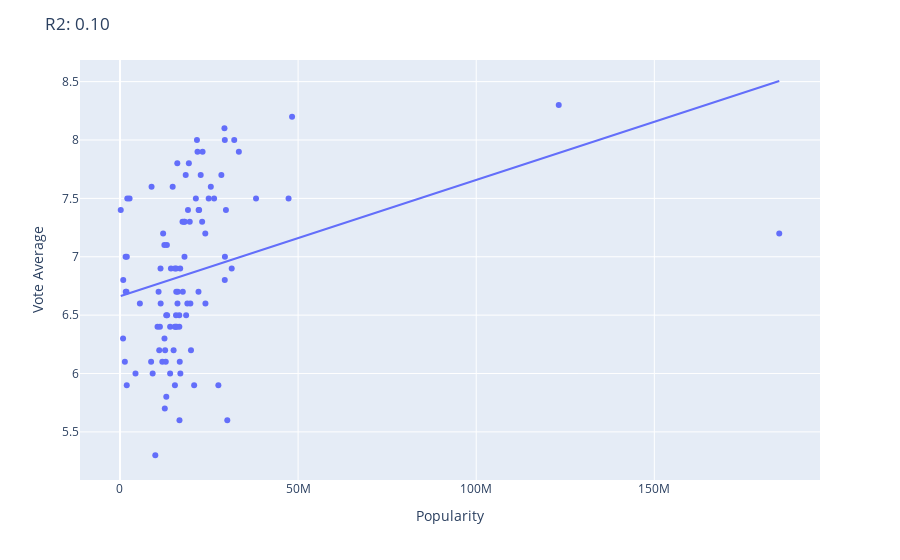

The code cell stored with this chart in its notebook:
### Markdown cell above
Correlación Popularity y Vote Average, no parece que exista o es muy débil. (R2 = 0.10)

### Code cell
fig = px.scatter(top100, x="Popularity", y="Vote Average", trendline="ols",hover_data=["Title"])
r2 = px.get_trendline_results(fig).px_fit_results.iloc[0].rsquared
fig.update_layout(
    title_text=f'R2: ' + "{:.2f}".format(r2), 
)
fig.show()

### Figure 1 — Plotly figure (JSON) as saved in the notebook; plotly's stock layout.template omitted (floating-point values rounded to 4 significant figures)
{"data": [{"customdata": [["Avatar"], ["Titanic"], ["The Lord of the Rings: The Return of the King"], ["Pirates of the Caribbean: Dead Man's Chest"], ["The Dark Knight"], ["Harry Potter and the Philosopher's Stone"], ["Pirates of the Caribbean: At World's End"], ["Finding Nemo"], ["Harry Potter and the Order of the Phoenix"], ["Harry Potter and the Half-Blood Prince"], ["The Lord of the Rings: The Two Towers"], ["Star Wars: Episode I - The Phantom Menace"], ["Jurassic Park"], ["Shrek 2"], ["Harry Potter and the Goblet of Fire"], ["Spider-Man 3"], ["Ice Age: Dawn of the Dinosaurs"], ["Harry Potter and the Chamber of Secrets"], ["The Lord of the Rings: The Fellowship of the Ring"], ["Star Wars: Episode III - Revenge of the Sith"], ["Transformers: Revenge of the Fallen"], ["Spider-Man"], ["Independence Day"], ["Shrek the Third"], ["Harry Potter and the Prisoner of Azkaban"], ["The Lion King"], ["Indiana Jones and the Kingdom of the Crystal Skull"], ["Spider-Man 2"], [2012], ["The Da Vinci Code"], ["The Chronicles of Narnia: The Lion, the Witch and the Wardrobe"], ["The Matrix Reloaded"], ["Up"], ["The Twilight Saga: New Moon"], ["Transformers"], ["Forrest Gump"], ["The Sixth Sense"], ["Ice Age: The Meltdown"], ["Pirates of the Caribbean: The Curse of the Black Pearl"], ["Star Wars: Episode II - Attack of the Clones"], ["Kung Fu Panda"], ["The Incredibles"], ["Hancock"], ["Ratatouille"], ["Mamma Mia!"], ["Madagascar: Escape 2 Africa"], ["Casino Royale"], ["War of the Worlds"], ["Men in Black"], ["Quantum of Solace"], ["I Am Legend"], ["Iron Man"], ["Night at the Museum"], ["Monsters, Inc."], ["Armageddon"], ["King Kong"], ["Mission: Impossible II"], ["The Day After Tomorrow"], ["Madagascar"], ["The Simpsons Movie"], ["Sherlock Holmes"], ["WALL¬∑E"], ["Terminator 2: Judgment Day"], ["Meet the Fockers"], ["Troy"], ["Toy Story 2"], ["Twister"], ["Bruce Almighty"], ["Shrek"], ["Saving Private Ryan"], ["Mr. & Mrs. Smith"], ["Charlie and the Chocolate Factory"], ["Indiana Jones and the Last Crusade"], ["The Matrix"], ["Cars"], ["X-Men: The Last Stand"], ["The Hangover"], ["Mission: Impossible"], ["Gladiator"], ["National Treasure: Book of Secrets"], ["The Last Samurai"], ["Ocean's Eleven"], ["Pearl Harbor"], ["Tarzan"], ["Alvin and the Chipmunks: The Squeakquel"], ["The Bourne Ultimatum"], ["Men in Black II"], ["Terminator 3: Rise of the Machines"], ["The Mummy Returns"], ["Die Another Day"], ["Cast Away"], ["The Matrix Revolutions"], [300], ["The Chronicles of Narnia: Prince Caspian"], ["The Mummy"], ["Sex and the City"], ["Night at the Museum: Battle of the Smithsonian"], ["Batman"], ["Signs"], ["X2"]], "hovertemplate": "Popularity=%{x}<br>Vote Average=%{y}<br>Title=%{customdata[0]}<extra></extra>", "legendgroup": "", "marker": {"color": "#636efa", "symbol": "circle"}, "mode": "markers", "name": "", "orientation": "v", "showlegend": false, "type": "scatter", "x": [185070892, 2688907, 29324358, 29455314, 123167259, 38187238, 31363664, 25497794, 213643, 19083723, 29423537, 15649091, 8863776, 1622986, 24903058, 27614265, 12980624, 29741452, 32070725, 13165421, 4351756, 29413341, 17634197, 14072479, 28460276, 21605761, 12577266, 10834506, 16698628, 18566706, 1813542, 16229317, 19330884, 30121292, 5587707, 48307194, 18449169, 16646029, 47326665, 14072511, 16897541, 22220214, 11017324, 2050803, 10534437, 12668733, 23065078, 19929377, 15781024, 1367812, 11379355, 22073099, 16661966, 26419962, 13235112, 19761164, 1897178, 15049695, 16136217, 14302911, 1568604, 16088366, 22661695, 11876386, 15387275, 17547693, 8739144, 15947524, 17987728, 21758054, 15724373, 22038405, 14788987, 33366332, 18907948, 867943, 23947351, 15793477, 23186667, 12854373, 19582325, 12114932, 11419388, 12453452, 9909961, 18173269, 16775716, 20818907, 16945657, 12996474, 21296343, 15368205, 18108408, 12490891, 23984065, 9170332, 15417181, 1910673, 11211568, 913096], "xaxis": "x", "y": [7.2, 7.5, 8.1, 7, 8.3, 7.5, 6.9, 7.6, 7.4, 7.4, 8, 6.4, 7.6, 6.7, 7.5, 5.9, 6.5, 7.4, 8, 7.1, 6, 6.8, 6.7, 6, 7.7, 8, 5.7, 6.7, 5.6, 6.5, 6.7, 6.7, 7.8, 5.6, 6.6, 8.2, 7.7, 6.5, 7.5, 6.4, 6.9, 7.4, 6.2, 7.5, 6.4, 6.2, 7.3, 6.2, 6.9, 6.1, 6.9, 7.4, 6.4, 7.5, 6.5, 6.6, 5.9, 6.2, 6.6, 6.9, 7, 7.8, 7.7, 6.1, 6.9, 7.3, 6.1, 6.4, 7.3, 7.9, 6.5, 6.7, 7.6, 7.9, 6.6, 6.3, 7.2, 6.7, 7.9, 6.1, 7.3, 7.2, 6.6, 7.1, 5.3, 7.3, 6.1, 5.9, 6, 5.8, 7.5, 6.4, 7, 6.3, 6.6, 6, 5.9, 7, 6.4, 6.8], "yaxis": "y"}, {"hovertemplate": "<b>OLS trendline</b><br>Vote Average = 9.95978e-09 * Popularity + 6.66212<br>R<sup>2</sup>=0.100569<br><br>Popularity=%{x}<br>Vote Average=%{y} <b>(trend)</b><extra></extra>", "legendgroup": "", "marker": {"color": "#636efa", "symbol": "circle"}, "mode": "lines", "name": "", "showlegend": false, "type": "scatter", "x": [213643, 867943, 913096, 1367812, 1568604, 1622986, 1813542, 1897178, 1910673, 2050803, 2688907, 4351756, 5587707, 8739144, 8863776, 9170332, 9909961, 10534437, 10834506, 11017324, 11211568, 11379355, 11419388, 11876386, 12114932, 12453452, 12490891, 12577266, 12668733, 12854373, 12980624, 12996474, 13165421, 13235112, 14072479, 14072511, 14302911, 14788987, 15049695, 15368205, 15387275, 15417181, 15649091, 15724373, 15781024, 15793477, 15947524, 16088366, 16136217, 16229317, 16646029, 16661966, 16698628, 16775716, 16897541, 16945657, 17547693, 17634197, 17987728, 18108408, 18173269, 18449169, 18566706, 18907948, 19083723, 19330884, 19582325, 19761164, 19929377, 20818907, 21296343, 21605761, 21758054, 22038405, 22073099, 22220214, 22661695, 23065078, 23186667, 23947351, 23984065, 24903058, 25497794, 26419962, 27614265, 28460276, 29324358, 29413341, 29423537, 29455314, 29741452, 30121292, 31363664, 32070725, 33366332, 38187238, 47326665, 48307194, 123167259, 185070892], "xaxis": "x", "y": [6.664, 6.671, 6.671, 6.676, 6.678, 6.678, 6.68, 6.681, 6.681, 6.683, 6.689, 6.705, 6.718, 6.749, 6.75, 6.753, 6.761, 6.767, 6.77, 6.772, 6.774, 6.775, 6.776, 6.78, 6.783, 6.786, 6.787, 6.787, 6.788, 6.79, 6.791, 6.792, 6.793, 6.794, 6.802, 6.802, 6.805, 6.809, 6.812, 6.815, 6.815, 6.816, 6.818, 6.819, 6.819, 6.819, 6.821, 6.822, 6.823, 6.824, 6.828, 6.828, 6.828, 6.829, 6.83, 6.831, 6.837, 6.838, 6.841, 6.842, 6.843, 6.846, 6.847, 6.85, 6.852, 6.855, 6.857, 6.859, 6.861, 6.869, 6.874, 6.877, 6.879, 6.882, 6.882, 6.883, 6.888, 6.892, 6.893, 6.901, 6.901, 6.91, 6.916, 6.925, 6.937, 6.946, 6.954, 6.955, 6.955, 6.955, 6.958, 6.962, 6.974, 6.982, 6.994, 7.042, 7.133, 7.143, 7.889, 8.505], "yaxis": "y"}], "layout": {"legend": {"tracegroupgap": 0}, "margin": {"t": 60}, "title": {"text": "R2: 0.10"}, "xaxis": {"anchor": "y", "domain": [0, 1], "title": {"text": "Popularity"}}, "yaxis": {"anchor": "x", "domain": [0, 1], "title": {"text": "Vote Average"}}}}
